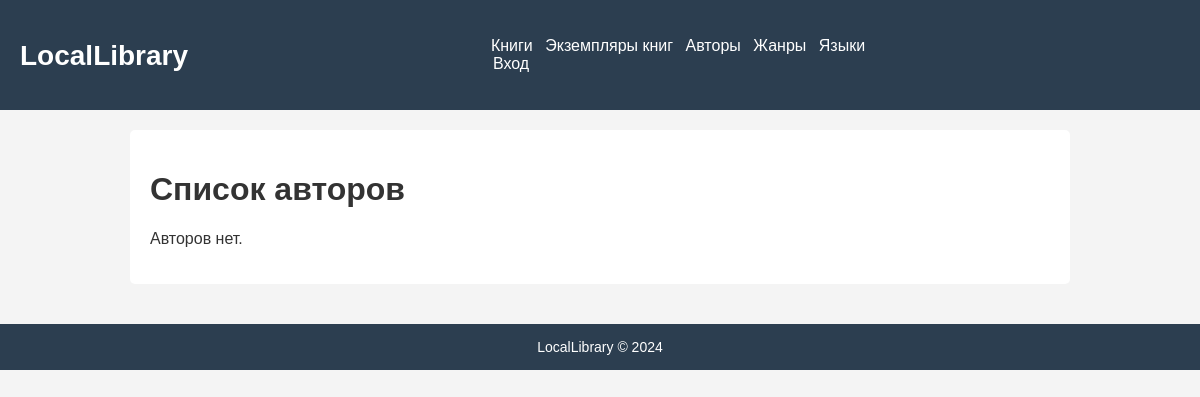
Page /catalog/authors/ on the earlier database version.
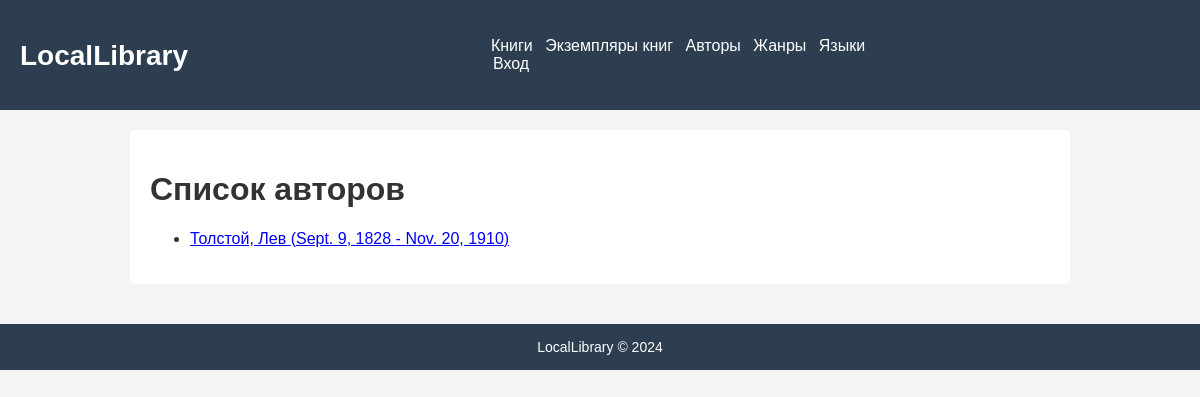
Same page on the later database version.
### catalog/models.py (models this page shows)
class Author(models.Model):
    first_name = models.CharField(max_length=100)
    last_name = models.CharField(max_length=100)
    date_of_birth = models.DateField(null=True, blank=True)
    date_of_death = models.DateField("Погиб", null=True, blank=True)
    class Meta:
        ordering = ['last_name', 'first_name']
    def get_absolute_url(self):
        return reverse('author-detail', args=[str(self.id)])
    def __str__(self):
        return f'{self.last_name}, {self.first_name}'

### catalog/views.py (the view)
# urls.py: path('authors/', views.AuthorListView.as_view(), name='authors'),
class AuthorListView(generic.ListView):
    model = Author
    paginate_by = 10
    template_name = 'catalog/author_list.html'

### catalog/templates/catalog/author_list.html
{% extends "catalog/base_generic.html" %}
{% block content %}
<h1>Список авторов</h1>
{% if author_list %}
  <ul>
  {% for author in author_list %}
    <li>
      <a href="{{ author.get_absolute_url }}">
      {{ author }} ({{author.date_of_birth}} - {% if author.date_of_death %}{{author.date_of_death}}{% endif %})
      </a>
    </li>
  {% endfor %}
 </ul>
{% else %}
  <p>Авторов нет.</p>
{% endif %}
{% endblock %}

Differences in the rows shown:
added Author: last_name+first_name "Толстой, Лев", date_of_birth "Sept. 9, 1828", date_of_death "Nov. 20, 1910"
Other differences:
text no longer shown: "Авторов нет."
